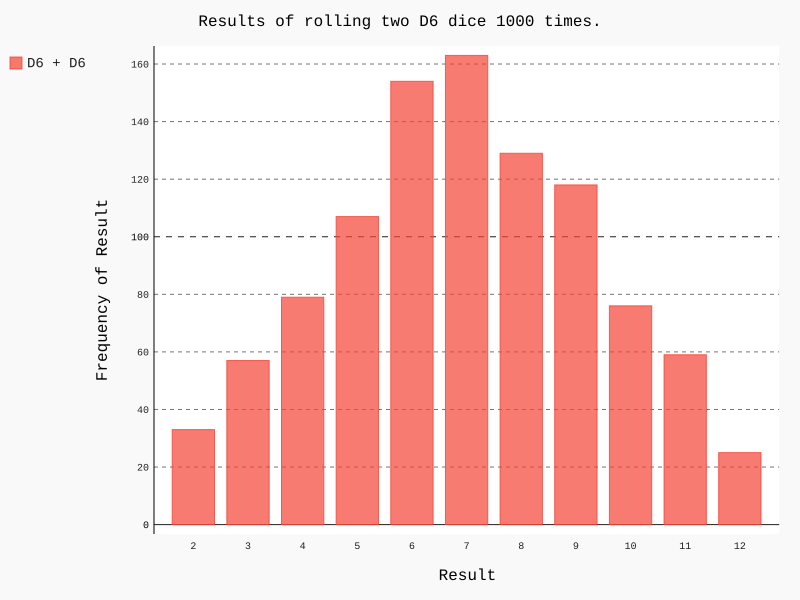

The Python source for this figure:
import pygal

from die import Die

# 创建两个D6骰子
die_1 = Die()
die_2 = Die()

# 掷几次骰子，并将结果存储在一个列表中
results = [die_1.roll() + die_2.roll() for roll_num in range(1000)]

# 分析结果
max_result = die_1.num_sides + die_2.num_sides
frequencies = [results.count(value) for value in range(2, max_result + 1)]

# print(frequencies)
# 对结果进行可视化
hist = pygal.Bar()

hist.title = "Results of rolling two D6 dice 1000 times."
hist.x_labels = [str(x) for x in range(2, max_result + 1)]
hist.x_title = "Result"
hist.y_title = "Frequency of Result"

hist.add('D6 + D6', frequencies)
hist.render_to_file('dice_visual.svg')
